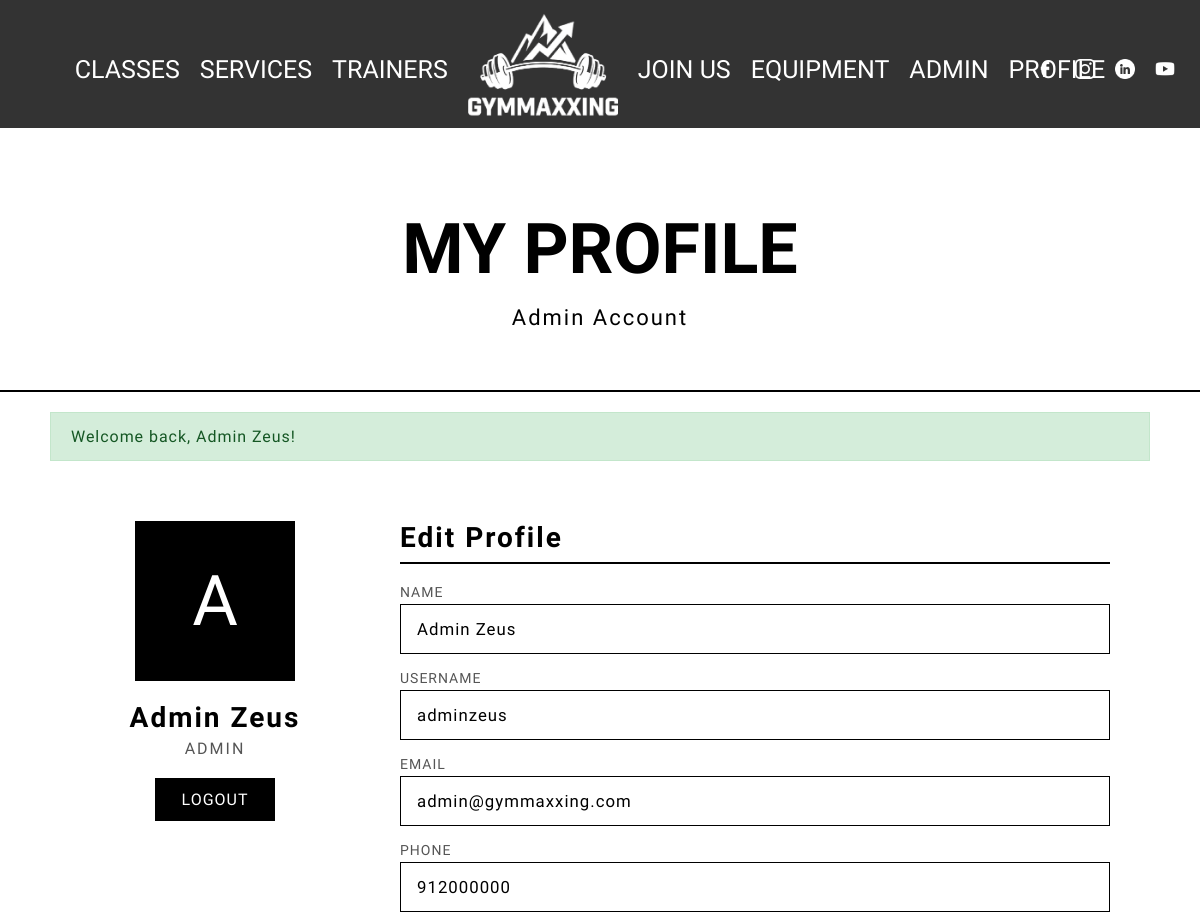
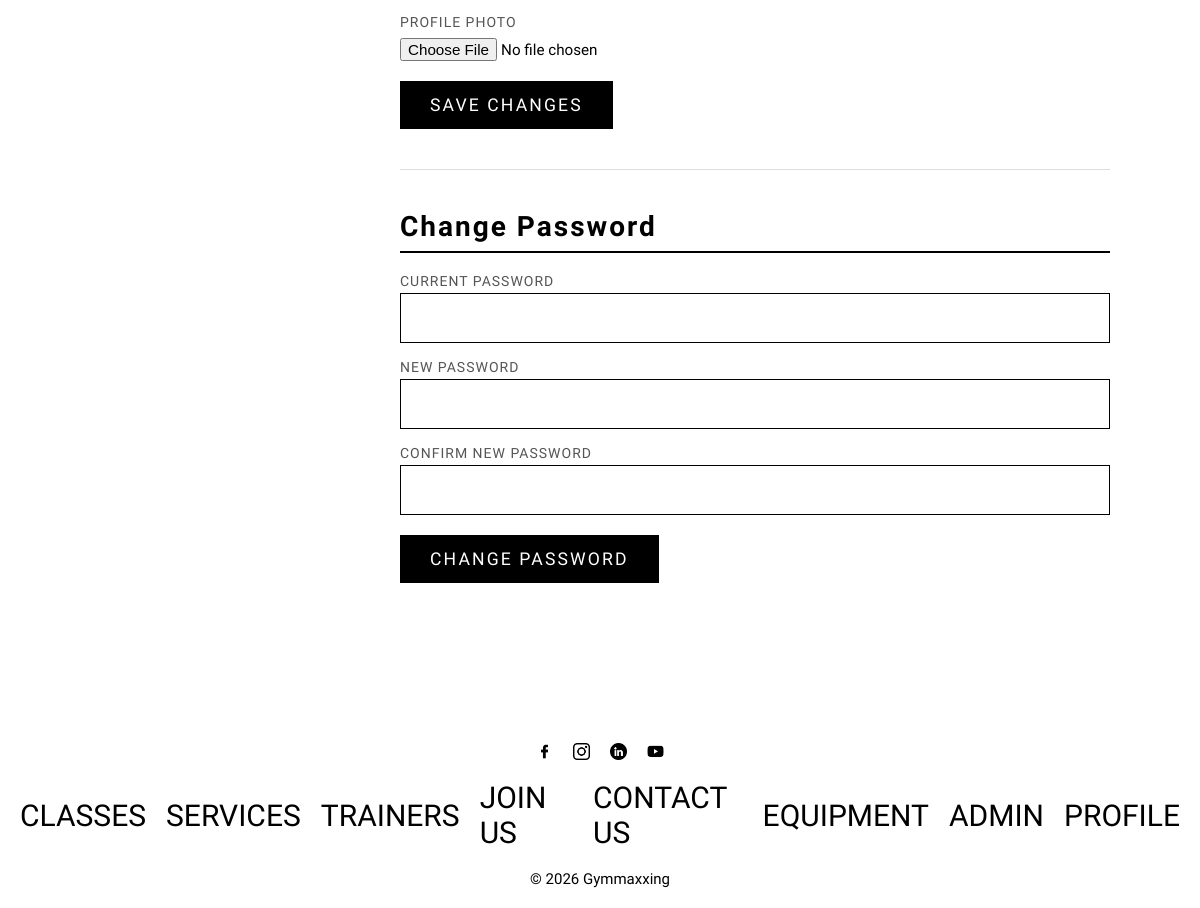
Page /pages/profile.php (signed in) on the committed database (2 pictures, top to bottom).
### tables this page shows
CREATE TABLE User (
    id INTEGER PRIMARY KEY AUTOINCREMENT,
    name TEXT NOT NULL,
    username TEXT NOT NULL UNIQUE,
    email TEXT NOT NULL UNIQUE,
    password TEXT NOT NULL,
    phone TEXT,
    photo TEXT,
    role TEXT NOT NULL CHECK(role IN ('member', 'trainer', 'admin')),
    active INTEGER NOT NULL DEFAULT 1
);

### utils/session.php (called while the page is built, shortened)
<?php
function getSessionUserId(): ?int {
    return isset($_SESSION['userId']) ? (int) $_SESSION['userId'] : null;
}
function getFlash(string $key): ?string {
    $message = $_SESSION['flash'][$key] ?? null;
    return $message;
}

### database/user.class.php (called while the page is built, shortened)
<?php
class User {
    public function __construct(int $id, string $name, string $username, string $email, string $password, ?string $phone, ?string $photo, string $role, int $active = 1) {
        $this->name = $name;
        $this->username = $username;
        $this->email = $email;
        $this->phone = $phone;
        $this->photo = $photo;
        $this->role = $role;
    }
    private static function fromRow(array $u) : User {
        return new User($u['id'], $u['name'], $u['username'], $u['email'], $u['password'], $u['phone'], $u['photo'], $u['role'], $u['active']);
    }
    static function getUserById(PDO $db, int $id) : ?User {
        $stmt = $db->prepare('SELECT * FROM User WHERE id = ?');
        $stmt->execute([$id]);
        $u = $stmt->fetch();
        return $u ? self::fromRow($u) : null;
    }
}
?>

### pages/profile.php (the view, shortened to what this page needs)
<?php
require_once __DIR__ . '/../utils/session.php';
require_once __DIR__ . '/../database/connection.db.php';
require_once __DIR__ . '/../database/user.class.php';
$db     = getDatabaseConnection();
$userId = getSessionUserId();
$user   = User::getUserById($db, $userId);
$successMsg = getFlash('success');
require_once __DIR__ . '/../templates/header.php';
?>
        <section class="page-hero">
            <h1>MY PROFILE</h1>
            <p><?= htmlspecialchars(ucfirst($user->role)) ?> Account</p>
        </section>
        <?php if ($successMsg): ?>
            <div class="flash-success" style="max-width:1100px;margin:20px auto 0;padding:14px 20px;"><?= htmlspecialchars($successMsg) ?></div>
        <?php endif; ?>
        <section class="profile-content">
            <div class="profile-sidebar">
                <div class="profile-avatar">
                    <?php if ($user->photo): ?>
                        <img src="/uploads/<?= htmlspecialchars($user->photo) ?>" alt="Profile Photo">
                    <?php else: ?>
                        <div class="avatar-placeholder"><?= strtoupper(substr($user->name, 0, 1)) ?></div>
                    <?php endif; ?>
                </div>
                <h2><?= htmlspecialchars($user->name) ?></h2>
                <p class="profile-role"><?= htmlspecialchars(strtoupper($user->role)) ?></p>
                <a href="/actions/logout.php" class="svc-btn logout-btn">LOGOUT</a>
            </div>
            <div class="profile-main">
                <div class="profile-section">
                    <h2>Edit Profile</h2>
                    <form class="profile-form" action="/actions/update_profile.php" method="POST" enctype="multipart/form-data">
                        <label for="prof-name">Name</label>
                        <input type="text" id="prof-name" name="name" value="<?= htmlspecialchars($user->name) ?>" required>
                        <label for="prof-username">Username</label>
                        <input type="text" id="prof-username" name="username" value="<?= htmlspecialchars($user->username) ?>" required>
                        <label for="prof-email">Email</label>
                        <input type="email" id="prof-email" name="email" value="<?= htmlspecialchars($user->email) ?>" required>
                        <label for="prof-phone">Phone</label>
                        <input type="tel" id="prof-phone" name="phone" value="<?= htmlspecialchars($user->phone ?? '') ?>">
                        <label for="prof-photo">Profile Photo</label>
                        <input type="file" id="prof-photo" name="photo" accept="image/*">
                        <button type="submit">SAVE CHANGES</button>
                    </form>
                </div>
                <div class="profile-section">
                    <h2>Change Password</h2>
                    <form class="profile-form" action="/actions/update_password.php" method="POST">
                        <label for="pw-current">Current Password</label>
                        <input type="password" id="pw-current" name="current_password" required>
                        <label for="pw-new">New Password</label>
                        <input type="password" id="pw-new" name="new_password" required>
                        <label for="pw-confirm">Confirm New Password</label>
                        <input type="password" id="pw-confirm" name="confirm_password" required>
                        <button type="submit">CHANGE PASSWORD</button>
                    </form>
                </div>
            </div>
        </section>
<?php require_once __DIR__ . '/../templates/footer.php'; ?>

### css/base.css (style rules this page uses)
:root { --color-primary: #000000; --color-background: #ffffff; --color-text: #000000; --font-main: 'Pathway Gothic One', sans-serif; }
* { margin: 0; padding: 0; box-sizing: border-box; }
body { background-color: var(--color-background); color: var(--color-text); font-family: var(--font-main); }
h1 { font-size: 2rem; }
h2 { font-size: 1.5rem; }
a { color: var(--color-text); text-decoration: none; }

### css/components.css (style rules this page uses)
.page-hero { text-align: center; padding: 80px 20px 60px; border-bottom: 2px solid #000; }
.page-hero h1 { font-size: 70px; margin-bottom: 15px; }
.page-hero p { font-size: 22px; letter-spacing: 2px; }
.svc-btn { display: inline-block; width: fit-content; padding: 10px 25px; border: 2px solid #000; font-size: 16px; letter-spacing: 1px; font-family: var(--font-main); text-transform: uppercase; transition: background-color 0.3s, color 0.3s; }

### css/specific.css (style rules this page uses)
body { overflow-x: hidden; }
.logout-btn { margin-top: 20px; display: inline-block; text-align: center; background: #000; color: #fff !important; text-decoration: none; }
.profile-content { display: flex; gap: 60px; max-width: 1100px; margin: 60px auto; padding: 0 40px; }
.profile-sidebar { flex: 0 0 250px; text-align: center; }
.profile-avatar { width: 160px; height: 160px; margin: 0 auto 20px; overflow: hidden; }
.avatar-placeholder { width: 160px; height: 160px; background: #000; color: #fff; font-size: 70px; display: flex; align-items: center; justify-content: center; font-family: var(--font-main); }
.profile-sidebar h2 { font-size: 28px; letter-spacing: 2px; margin-bottom: 5px; }
.profile-role { font-size: 16px; letter-spacing: 2px; color: #555; }
.profile-main { flex: 1; }
.profile-section { margin-bottom: 40px; padding-bottom: 40px; border-bottom: 1px solid #ddd; }
.profile-section:last-child { border-bottom: none; }
.profile-section h2 { font-size: 28px; letter-spacing: 2px; border-bottom: 2px solid #000; padding-bottom: 8px; margin-bottom: 20px; }
.profile-form { display: flex; flex-direction: column; gap: 4px; }
.profile-form label { font-size: 14px; letter-spacing: 1px; text-transform: uppercase; margin-top: 12px; color: #555; }
.profile-form label:first-of-type { margin-top: 0; }
.profile-form input[type="text"], .profile-form input[type="email"], .profile-form input[type="tel"], .profile-form input[type="password"], .profile-form textarea { width: 100%; padding: 14px 16px; border: 1px solid #000; background: #fff; font-family: var(--font-main); font-size: 1.05rem; letter-spacing: 0.06em; color: #000; outline: none; transition: background-color 0.2s; }
.profile-form input[type="file"] { font-family: var(--font-main); font-size: 0.95rem; margin-top: 4px; }
.profile-form button { width: fit-content; padding: 14px 30px; margin-top: 16px; background: #000; color: #fff; border: none; font-family: var(--font-main); font-size: 1.1rem; letter-spacing: 0.12em; text-transform: uppercase; cursor: pointer; transition: background-color 0.3s; }
.flash-error, .flash-success { padding: 14px 20px; margin-bottom: 20px; font-family: var(--font-main); font-size: 1rem; letter-spacing: 0.06em; transition: opacity 0.3s; }
.flash-success { background: #d4edda; color: #155724; border: 1px solid #c3e6cb; }

### rows in the picture
user: role "Admin", name "A", name "Admin Zeus", role "ADMIN", username "adminzeus", email "admin@gymmaxxing.com", phone "912000000"

### other values in the picture
$successMsg "Welcome back, Admin Zeus!"
